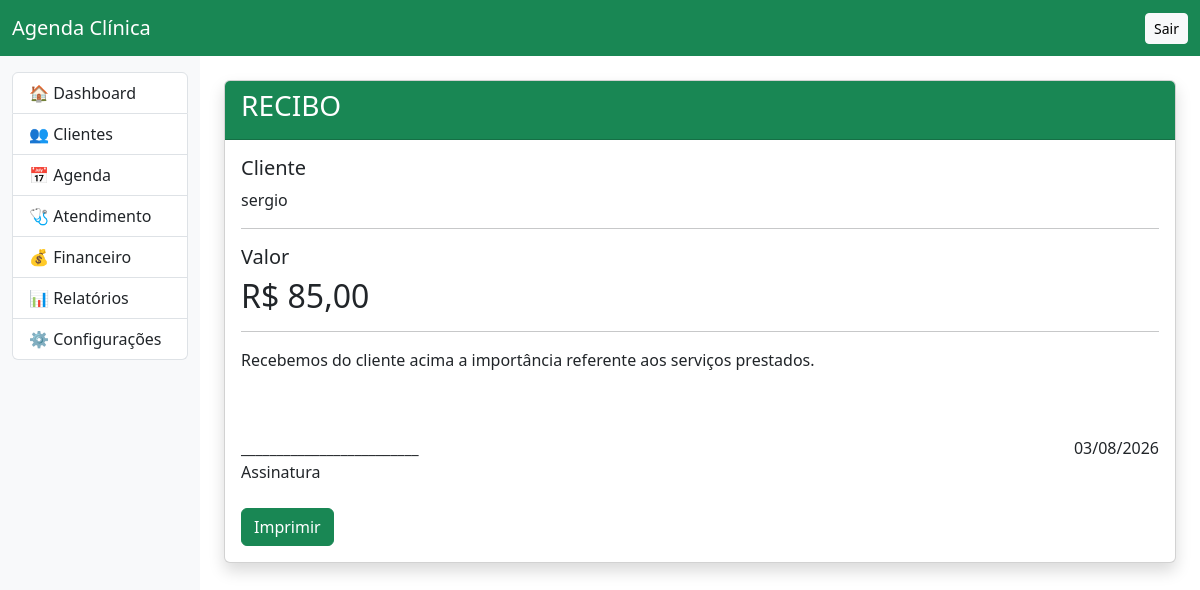
The page /recibos/1/ (signed in) on the database its author committed.
### financeiro/models.py (models this page shows, shortened)
class Lancamento(models.Model):
    cliente = models.ForeignKey(Cliente, on_delete=models.CASCADE)
    atendimento = models.OneToOneField(Atendimento, on_delete=models.CASCADE, null=True, blank=True)
    data = models.DateField()
    valor = models.DecimalField(max_digits=10, decimal_places=2)
    forma_pagamento = models.CharField(max_length=30, blank=True)
    status = models.CharField(max_length=15, choices=STATUS_CHOICES, default='PENDENTE')
    agendamento = models.OneToOneField(
        Agendamento,
        on_delete=models.SET_NULL,
        null=True,
        blank=True,
        related_name="lancamento"
    )
    descricao = models.CharField(max_length=255, blank=True, default='')
    data_vencimento = models.DateField(null=True, blank=True)
    criado_em = models.DateTimeField(auto_now_add=True, null=True, blank=True)
    alterado_em = models.DateTimeField(auto_now=True)

### clientes/models.py (models this page shows, shortened)
class Cliente(models.Model):
    STATUS = (
        ("ATIVO", "Ativo"),
        ("INATIVO", "Inativo"),
    )
    SEXO = (
        ("M", "Masculino"),
        ("F", "Feminino"),
        ("O", "Outro"),
    )
    nome = models.CharField("Nome", max_length=150)
    cpf = models.CharField(
        "CPF",
        max_length=14,
        blank=True,
        null=True
    )
    nascimento = models.DateField(
        "Nascimento",
        blank=True,
        null=True
    )
    sexo = models.CharField(
        "Sexo",
        max_length=1,
        choices=SEXO,
        blank=True
    )
    telefone = models.CharField(
        "Telefone",
        max_length=20,
        blank=True
    )
    whatsapp = models.CharField(
        "WhatsApp",
        max_length=20,
        blank=True
    )
    email = models.EmailField(
        "E-mail",
        blank=True
    )
    cep = models.CharField(
        max_length=9,
        blank=True
    )
    endereco = models.CharField(
        max_length=200,
        blank=True
    )
    numero = models.CharField(
        max_length=10,
        blank=True
    )
    bairro = models.CharField(
        max_length=100,
        blank=True
    )
    cidade = models.CharField(
        max_length=100,
        blank=True
    )
    uf = models.CharField(
        max_length=2,
        blank=True
    )
    profissional = models.ForeignKey(
        "usuarios.Usuario",
        on_delete=models.SET_NULL,
        null=True,
        blank=True,
        verbose_name="Suelen Garcia de Almeida",
    )
    valor_sessao = models.DecimalField(
        max_digits=10,
        decimal_places=2,
        default=0
    )
    dias_vencimento = models.PositiveIntegerField(
        default=5,
        help_text="Quantidade de dias após o agendamento para o vencimento da fatura"
    )
    total_sessoes = models.PositiveIntegerField(
        default=10
    )
    sessoes_realizadas = models.IntegerField(
    default=0
)
    status = models.CharField(
        max_length=10,
        choices=STATUS,
        default="ATIVO"
    )
    observacoes = models.TextField(
        blank=True
    )
    criado_em = models.DateTimeField(
        auto_now_add=True
    )
    atualizado_em = models.DateTimeField(
        auto_now=True
    )
    class Meta:
        ordering = ["nome"]
        verbose_name = "Cliente"
        verbose_name_plural = "Clientes"

### recibos/views.py (the view)
@login_required
def imprimir(request,pk):
    lancamento=get_object_or_404(
        Lancamento,
        pk=pk
    )
    return render(
        request,
        "recibos/imprimir.html",
        {
            "lancamento":lancamento
        }
    )

### recibos/templates/recibos/imprimir.html
{% extends 'base.html' %}
{% block content %}
<div class="card shadow">
<div class="card-header bg-success text-white">
<h3>
RECIBO
</h3>
</div>
<div class="card-body">
<h5>
Cliente
</h5>
<p>
{{ lancamento.cliente.nome }}
</p>
<hr>
<h5>
Valor
</h5>
<h2>
R$ {{ lancamento.valor }}
</h2>
<hr>
<p>
Recebemos do cliente acima a importância referente aos serviços prestados.
</p>
<br><br>
<div class="row">
<div class="col">
_________________________
<br>
Assinatura
</div>
<div class="col text-end">
{{ lancamento.data|date:"d/m/Y" }}
</div>
</div>
<br>
<button
onclick="window.print()"
class="btn btn-success">
Imprimir
</button>
</div>
</div>
{% endblock %}

### rows shown on the page
Lancamento: cliente.nome "sergio", valor "85,00", data "03/08/2026"
